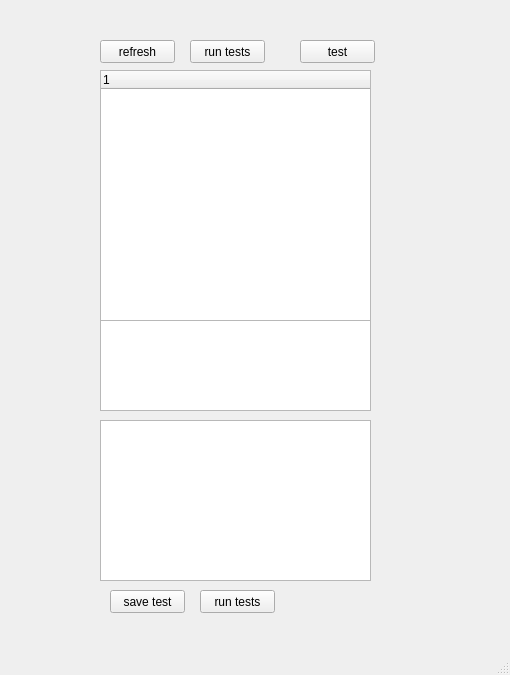
<?xml version="1.0" encoding="UTF-8"?>
<ui version="4.0">
 <class>MainWindow</class>
 <widget class="QMainWindow" name="MainWindow">
  <property name="geometry">
   <rect>
    <x>0</x>
    <y>0</y>
    <width>510</width>
    <height>675</height>
   </rect>
  </property>
  <property name="windowTitle">
   <string>MainWindow</string>
  </property>
  <widget class="QWidget" name="centralwidget">
   <widget class="QTreeWidget" name="tree">
    <property name="geometry">
     <rect>
      <x>100</x>
      <y>70</y>
      <width>271</width>
      <height>251</height>
     </rect>
    </property>
    <column>
     <property name="text">
      <string notr="true">1</string>
     </property>
    </column>
   </widget>
   <widget class="QPushButton" name="refreshButton">
    <property name="geometry">
     <rect>
      <x>100</x>
      <y>40</y>
      <width>75</width>
      <height>23</height>
     </rect>
    </property>
    <property name="text">
     <string>refresh</string>
    </property>
   </widget>
   <widget class="QPushButton" name="runButton">
    <property name="geometry">
     <rect>
      <x>190</x>
      <y>40</y>
      <width>75</width>
      <height>23</height>
     </rect>
    </property>
    <property name="text">
     <string>run tests</string>
    </property>
   </widget>
   <widget class="QPushButton" name="Button">
    <property name="geometry">
     <rect>
      <x>300</x>
      <y>40</y>
      <width>75</width>
      <height>23</height>
     </rect>
    </property>
    <property name="text">
     <string>test</string>
    </property>
   </widget>
   <widget class="QPlainTextEdit" name="text">
    <property name="geometry">
     <rect>
      <x>100</x>
      <y>320</y>
      <width>271</width>
      <height>91</height>
     </rect>
    </property>
   </widget>
   <widget class="QTextEdit" name="textEdit">
    <property name="geometry">
     <rect>
      <x>100</x>
      <y>420</y>
      <width>271</width>
      <height>161</height>
     </rect>
    </property>
   </widget>
   <widget class="QPushButton" name="saveTest">
    <property name="geometry">
     <rect>
      <x>110</x>
      <y>590</y>
      <width>75</width>
      <height>23</height>
     </rect>
    </property>
    <property name="text">
     <string>save test</string>
    </property>
   </widget>
   <widget class="QPushButton" name="runTests">
    <property name="geometry">
     <rect>
      <x>200</x>
      <y>590</y>
      <width>75</width>
      <height>23</height>
     </rect>
    </property>
    <property name="text">
     <string>run tests</string>
    </property>
   </widget>
  </widget>
  <widget class="QMenuBar" name="menubar">
   <property name="geometry">
    <rect>
     <x>0</x>
     <y>0</y>
     <width>510</width>
     <height>21</height>
    </rect>
   </property>
  </widget>
  <widget class="QStatusBar" name="statusbar"/>
 </widget>
 <resources/>
 <connections/>
</ui>
